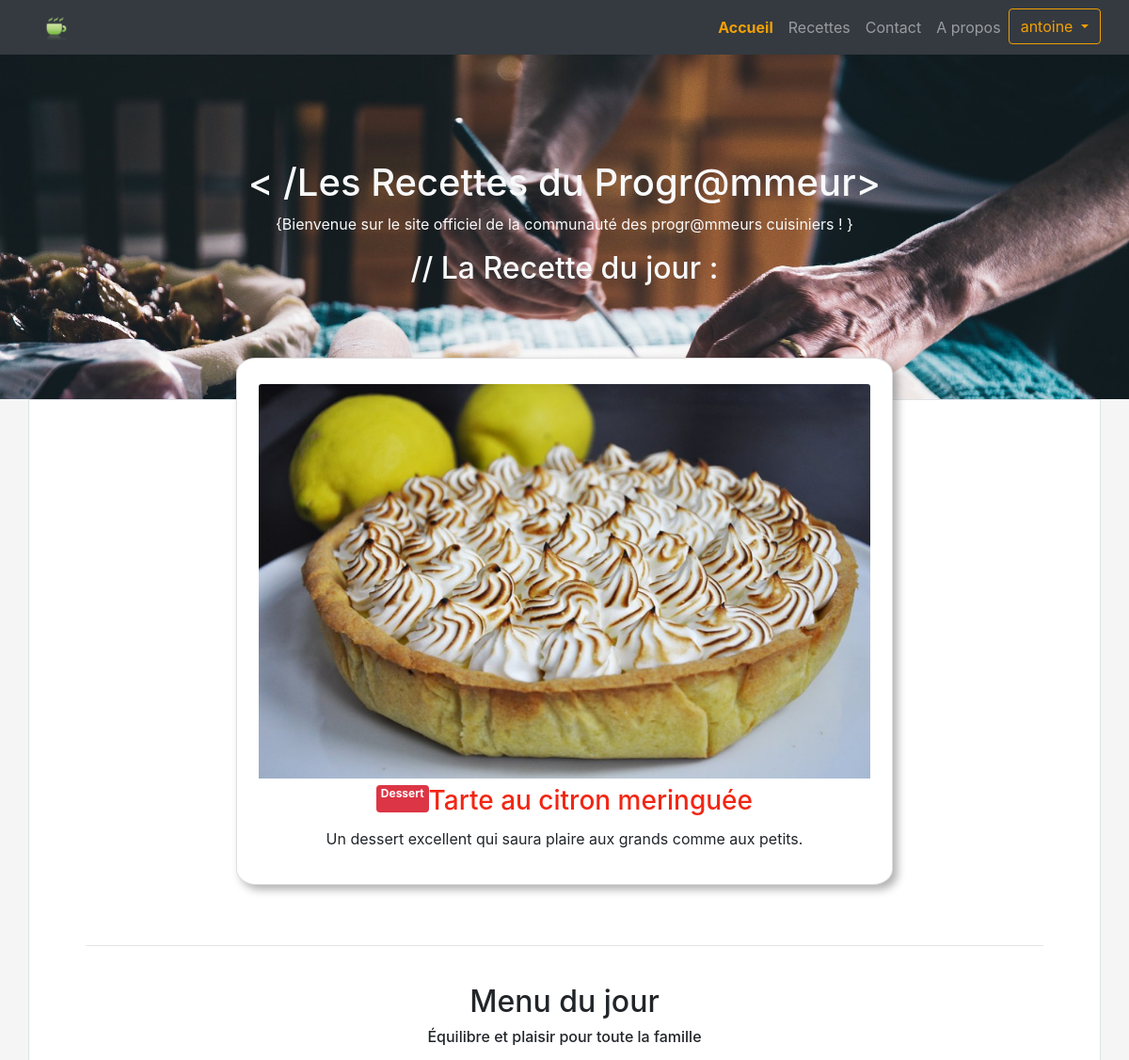
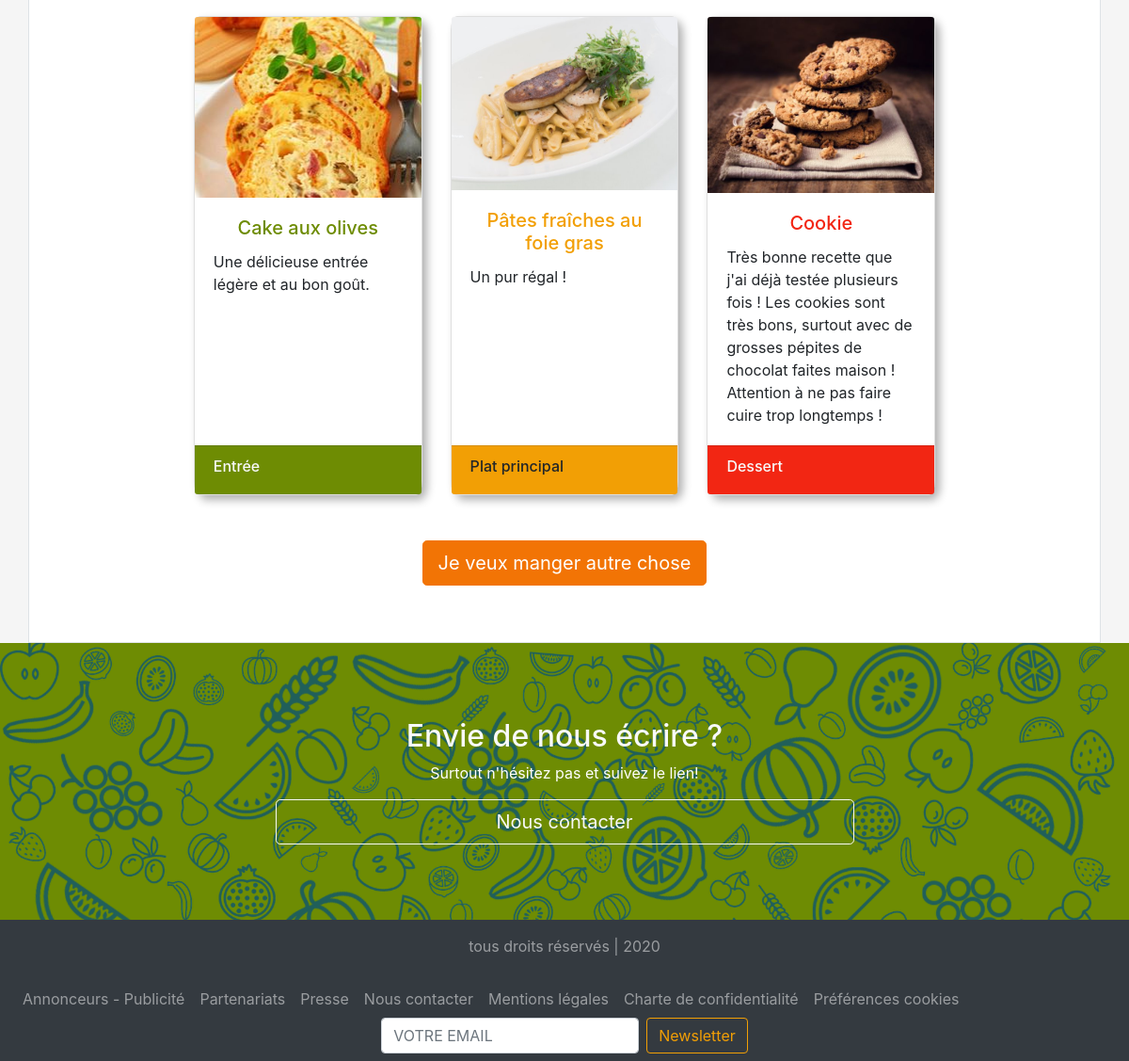
The page / (signed in) on the database its author committed (2 pictures, top to bottom).
### tables this page shows
CREATE TABLE `rp_recette` (
  `rec_id` int(11) NOT NULL,
  `rec_nom` varchar(50) DEFAULT NULL,
  `rec_temps` time DEFAULT NULL,
  `rec_date` date DEFAULT NULL,
  `rec_date_modification` date DEFAULT NULL,
  `rec_fk_prix_id` int(11) DEFAULT NULL,
  `rec_fk_difficulte_id` int(11) DEFAULT NULL,
  `rec_fk_categorie_id` int(11) DEFAULT NULL,
  `rec_fk_user_id` int(11) DEFAULT NULL,
  `rec_img` varchar(255) DEFAULT NULL,
  `rec_description` text DEFAULT NULL
);

CREATE TABLE `rp_categorie` (
  `cat_id` int(11) NOT NULL,
  `cat_nom` varchar(20) DEFAULT NULL
);

### index.php (called while the page is built, shortened)
<?php
require_once "private/view/header.php";
require_once "private/view/section-index.php";
require_once "private/view/footer.php";

### private/model/fonctions-model.php (called while the page is built, shortened)
<?php
function lireJointureSQLGREG ($nomTable, $valeurColonne, $nomColonne, $nomTableJointure, $nomColonneJointure, $nomColonneTable)
{
    $requetePrepareeSQL =
<<<CODESQL
SELECT *
FROM `$nomTable`
INNER JOIN `$nomTableJointure`
ON $nomTableJointure.$nomColonneJointure = $nomTable.$nomColonneTable
WHERE $nomTable.$nomColonne = :$nomColonne
CODESQL;
    $tabAssoColonneValeur = [ $nomColonne => $valeurColonne ];
    $objetPDOStatement = envoyerRequeteSQL($requetePrepareeSQL, $tabAssoColonneValeur);
    return $objetPDOStatement;
}
function envoyerRequeteSQL ($requetePrepareeSQL, $tabAssoColonneValeur)
{
    $userSQL     = "root";
    $passwordSQL = "";
    $hostSQL     = "localhost";
    $databaseSQL = "";
    $tabParamProjet = lireParametreProjet();
    extract($tabParamProjet);
    $dsn = "mysql:localhost=$hostSQL;dbname=$databaseSQL;charset=utf8";
    $objetPDO = new PDO($dsn, $userSQL, $passwordSQL);
    $objetPDO -> setAttribute(PDO::ATTR_ERRMODE, PDO::ERRMODE_WARNING);
    $objetPDOStatement = $objetPDO->prepare($requetePrepareeSQL);
    $objetPDOStatement->execute($tabAssoColonneValeur);
    $objetPDOStatement->monLastInsertId = $objetPDO->lastInsertId();
    $objetPDOStatement->setFetchMode(PDO::FETCH_ASSOC);
    return $objetPDOStatement;
}

### private/view/fonctions-view.php (called while the page is built, shortened)
<?php
function choisirCouleur ($categorie){
    $color = "";
    return $color;
}

### private/view/section-index.php (the view)
<div class="container-fluid  entete enteteAccueil text-white justify-content-center align-items-center">
 <div class="container">
    <h1 class="text-center text-light">&lt;	&#47;Les Recettes du Progr@mmeur&gt;</h1>
    <p class="text-center text-light">&#123;Bienvenue sur le site officiel de la communauté des progr@mmeurs cuisiniers ! &#125;</p>
    <?php
        $recetteHonneur= lireJointureSQLGREG("rp_recette", "31", "rec_id", "rp_categorie", "cat_id", "rec_fk_categorie_id");
        foreach($recetteHonneur as $recette){
          extract($recette);
          $color= choisirCouleur("rec_fk_categorie_id");
          echo
            <<<CODEHTML
                  <h2 class="text-light text-center"><a class="text-light text-center" href="template-recette.php?rec_id=$rec_id">&#47;&#47;	La Recette du jour :</a></h2>
                </div>
              </div>
              <div class="container border template">
                <div class="row justify-content-center">
                  <div class="card col-lg-8  col-mb-4 card-honneur container" style="margin-top:-10%;">
                    <div class="card-body listeRecette row justify-content-center">
                      <img class="card-img-top img-honneur" src="$rec_img" alt="Card image cap" style="margin: 1%; width: 99% ">
                        <p class="text-center badge badge-danger">$cat_nom</p>
                        <h3 class="card-title $color text-center"><a class="text-danger" href="template-recette.php?rec_id=$rec_id" >$rec_nom</a></h3>
                        <p class="text-card">$rec_description</p>
                    </div>
            CODEHTML;
        }
    ?>
  </div>
</div>
<br>
<br>
<hr>
<br>
<section class="container ">
  <h2 class="text-center">Menu du jour</h2>
  <h6 class="text-center">Équilibre et plaisir pour toute la famille</h6>
  <br>
  <div class="">
    <div class="row justify-content-center">
      <div class="card-deck col-lg-10" >
        <?php
          $entreeJour= lireJointureSQLGREG("rp_recette", "33", "rec_id", "rp_categorie", "cat_id", "rec_fk_categorie_id");
          $platJour= lireJointureSQLGREG("rp_recette", "35", "rec_id", "rp_categorie", "cat_id", "rec_fk_categorie_id");
          $dessertJour= lireJointureSQLGREG("rp_recette", "38", "rec_id", "rp_categorie", "cat_id", "rec_fk_categorie_id");
          foreach($entreeJour as $entree){
            extract($entree);
            echo
              <<<CODEHTML
                <div class="card">
                  <img src="$rec_img" class="card-img-top" alt="entrée">
                  <div class="card-body">
                    <h5 class="card-title text-center"><a class="text-success" href="template-recette.php?rec_id=$rec_id" >$rec_nom</a></h5>
                    <p class="card-text">$rec_description</p>
                  </div>
                  <div class="card-footer bg-success text-light">
                    <h6>$cat_nom<h6>
                  </div>
                </div>
              CODEHTML;
              foreach($platJour as $plat){
                extract($plat);
                echo
                  <<<CODEHTML
                    <div class="card">
                      <img src="$rec_img" class="card-img-top" alt="entrée">
                      <div class="card-body">
                        <h5 class="card-title text-warning text-center"><a class="text-warning" href="template-recette.php?rec_id=$rec_id" >$rec_nom</a></h5>
                        <p class="card-text">$rec_description</p>
                      </div>
                      <div class="card-footer bg-warning">
                        <h6>$cat_nom<h6>
                      </div>
                    </div>
                  CODEHTML;
              foreach($dessertJour as $dessert){
                extract($dessert);
                echo
                  <<<CODEHTML
                    <div class="card">
                      <img src="$rec_img" class="card-img-top" alt="entrée">
                      <div class="card-body">
                        <h5 class="card-title text-danger text-center"><a class="text-danger" href="template-recette.php?rec_id=$rec_id" >$rec_nom</a></h5>
                        <p class="card-text">$rec_description</p>
                      </div>
                      <div class="card-footer bg-danger text-light">
                        <h6>$cat_nom<h6>
                      </div>
                    </div>
                  CODEHTML;
                }
              }
            }
        ?>
      </div>
    </div>
  </div>
</section>
<br>
<br>
<div class="container">
    <div class="row justify-content-center align-items-center">
      <a href="recettes.php" class="btn btn-lg btn-lg-10 btn-primary " role="button" aria-pressed="true">Je veux manger autre chose</a>
    </div>
  </div>
</div>
<div class="container-fluid  piedPage color text-white justify-content-center align-items-center" >
  <h2 class="text-light text-center">Envie de nous écrire ?</h2>
  <p class="card-text text-center">Surtout n'hésitez pas et suivez le lien!</p>
  <div class="row justify-content-center ">
    <a href="contact.php" class="btn btn-lg  col-lg-6 btn-outline-light" role="button" aria-pressed="true">Nous contacter</a>
  </div>
</div>

### assets/css/style.css (style rules this page uses)
.text-danger { color:#F22613 !important; }
.text-warning { color:#F29F05 !important; }
.text-success { color:#6E8C03 !important; }
.bg-warning { background-color: #F29F05 !important; }
.bg-danger { background-color: #F22613 !important; }
.bg-success { background-color: #6E8C03!important; }
.btn-primary { background-color: #F27405 !important; border-color:#F27405 !important; }
.entete { padding:7rem 0; background-size: cover; }
.template { background-color: white ; padding: 5% ; }
.piedPage { background-color: #6E8C03; background-image: url("../galerie/fruit-4105723_1920.png"); padding:5rem 0; background-size: cover; }
.enteteAccueil { background-image: url("../galerie/people-2557401_1920.jpg"); background-position: top; }
.card { box-shadow: rgba(0, 0, 0, 0.308) 5px 5px 10px; border-radius: 3%; }

### rows shown on the page
rp_recette: rec_fk_categorie.cat_nom "Dessert", rec_nom "Tarte au citron meringuée", rec_description "Un dessert excellent qui saura plaire aux grands comme aux petits."
rp_recette: rec_nom "Cake aux olives", rec_description "Une délicieuse entrée légère et au bon goût.", rec_fk_categorie.cat_nom "Entrée"
rp_recette: rec_nom "Pâtes fraîches au foie gras", rec_description "Un pur régal !", rec_fk_categorie.cat_nom "Plat principal"
rp_recette: rec_nom "Cookie", rec_description "Très bonne recette que j'ai déjà testée plusieurs fois ! Les cookies sont très bons, surtout avec de grosses pépites de chocolat faites maison ! Attention à ne pas faire cuire trop longtemps !", rec_fk_categorie.cat_nom "Dessert"

### other values the page prints
$use_login "antoine"
